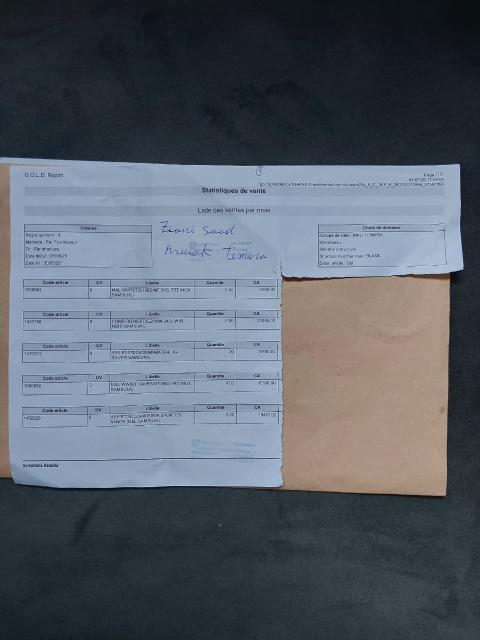
#> input picture WhatsApp Image 2026-07-16 at 12.10.41 PM.jpeg, 960 x 1280 px (shown at 1/2 size); its folder holds only this picture in this run
$ python -i preprocess.py   (imports and definitions only)
#> lines starting #> are read from the running program, lines starting #| are printed output that depends on the picture; after the words box and inside, x2 and y2 are one past the last pixel; in counts of white or black regions, pixels touching at a corner belong together
### attendance_extractor/utils.py
"""
Small shared helpers: logging, filesystem, text normalisation and validation.

Keeping these here avoids circular imports between the pipeline stages and
gives every module one place to reach for common primitives.
"""

from __future__ import annotations

import logging
import os
import re
import unicodedata
from datetime import date
from typing import Optional

from config import (
    DATE_RE,
    DAYS_IN_MONTH,
    FRENCH_MONTHS,
    HOUR_LOOSE,
    HOUR_STRICT,
    OFF_TOKENS,
    SUPPORTED_EXTENSIONS,
)


def get_logger(name: str = "attendance") -> logging.Logger:
    """Return a module logger with a single stream handler."""
    logger = logging.getLogger(name)
    if not logger.handlers:
        handler = logging.StreamHandler()
        handler.setFormatter(
            logging.Formatter("%(asctime)s [%(levelname)s] %(message)s", "%H:%M:%S")
        )
        logger.addHandler(handler)
        logger.setLevel(logging.INFO)
    return logger


def ensure_dir(path: str) -> None:
    os.makedirs(path, exist_ok=True)


# [19 lines left out: functions list_images, strip_accents, not called in this run]


def normalize_label(text: str) -> str:
    """Lower-case, de-accent and squeeze whitespace for label comparison."""
    return re.sub(r"\s+", " ", strip_accents(text).lower()).strip(" :\t")


def clean_text(text: str) -> str:
    """Collapse internal whitespace and trim; keep original casing."""
    return re.sub(r"\s+", " ", (text or "").strip())


# --------------------------------------------------------------------------- #
# Cell value validation / normalisation
# --------------------------------------------------------------------------- #
# [36 lines left out: function normalize_hour, not called in this run]


# Letter -> digit map for the common OCR confusions on handwritten hours.
_HOUR_DIGIT_FIX = str.maketrans({
    "O": "0", "o": "0", "Q": "0", "D": "0",
    "l": "1", "I": "1", "|": "1", "i": "1",
    "S": "5", "s": "5", "B": "8", "Z": "2", "z": "2", "g": "9",
})


# [53 lines left out: functions _fix_hour_digits, normalize_date, month_from_text, days_in_month, build_date, not called in this run]

### attendance_extractor/preprocess.py
"""
OpenCV preprocessing: resize, deskew, denoise and contrast-enhance a scanned
attendance sheet before table detection and OCR.

Two products are returned for every image:
  * a clean *binary* image tuned for morphology / line detection, and
  * a contrast-enhanced *grayscale* image tuned for OCR legibility.

An extra `enhance_for_retry()` applies heavier cleaning for the low-confidence
re-OCR path.
"""

from __future__ import annotations

import cv2
import numpy as np

from config import (
    CLAHE_CLIP_LIMIT,
    CLAHE_TILE_GRID,
    DESKEW_MAX_ANGLE,
    DESKEW_MIN_ANGLE,
    WORK_MAX_EDGE,
)
from utils import get_logger

logger = get_logger()


def load_image(path: str) -> np.ndarray:
    """Read an image from disk as BGR, raising on failure."""
    img = cv2.imread(path, cv2.IMREAD_COLOR)
    if img is None:
        raise ValueError(f"Could not read image: {path}")
    return img


def resize_to_work(img: np.ndarray) -> tuple[np.ndarray, float]:
    """Scale so the longest edge is WORK_MAX_EDGE. Returns (image, scale)."""
    h, w = img.shape[:2]
    longest = max(h, w)
    if longest <= WORK_MAX_EDGE:
        return img.copy(), 1.0
    scale = WORK_MAX_EDGE / longest
    resized = cv2.resize(
        img, (int(round(w * scale)), int(round(h * scale))),
        interpolation=cv2.INTER_AREA,
    )
    return resized, scale


def _estimate_skew_angle(gray: np.ndarray) -> float:
    """Estimate the page skew (degrees) from the dominant near-horizontal lines.

    Uses the Hough transform on edges and takes the median angle of lines that
    are close to horizontal — table rules make this robust for forms.
    """
    edges = cv2.Canny(gray, 50, 150, apertureSize=3)
    lines = cv2.HoughLinesP(
        edges, 1, np.pi / 180, threshold=200,
        minLineLength=gray.shape[1] // 4, maxLineGap=20,
    )
    if lines is None:
        return 0.0

    angles = []
    for x1, y1, x2, y2 in lines[:, 0]:
        angle = np.degrees(np.arctan2(y2 - y1, x2 - x1))
        if abs(angle) < 45:  # near-horizontal rules only
            angles.append(angle)
    if not angles:
        return 0.0
    return float(np.median(angles))


def deskew(gray: np.ndarray, color: np.ndarray) -> tuple[np.ndarray, np.ndarray, float]:
    """Rotate both images to level the page if skew is within a sane range."""
    angle = _estimate_skew_angle(gray)
    if abs(angle) < DESKEW_MIN_ANGLE or abs(angle) > DESKEW_MAX_ANGLE:
        return gray, color, 0.0

    h, w = gray.shape[:2]
    matrix = cv2.getRotationMatrix2D((w / 2, h / 2), angle, 1.0)
    flags = cv2.INTER_CUBIC
    border = cv2.BORDER_REPLICATE
    gray_r = cv2.warpAffine(gray, matrix, (w, h), flags=flags, borderMode=border)
    color_r = cv2.warpAffine(color, matrix, (w, h), flags=flags, borderMode=border)
    logger.info("Deskewed by %.2f degrees", angle)
    return gray_r, color_r, angle


def enhance_contrast(gray: np.ndarray) -> np.ndarray:
    """Adaptive histogram equalisation (CLAHE) for even, legible strokes."""
    clahe = cv2.createCLAHE(clipLimit=CLAHE_CLIP_LIMIT, tileGridSize=CLAHE_TILE_GRID)
    return clahe.apply(gray)


def binarize(gray: np.ndarray) -> np.ndarray:
    """Adaptive threshold producing black ink on white — good for line finding."""
    denoised = cv2.fastNlMeansDenoising(gray, h=10)
    binary = cv2.adaptiveThreshold(
        denoised, 255, cv2.ADAPTIVE_THRESH_GAUSSIAN_C,
        cv2.THRESH_BINARY, 31, 15,
    )
    return binary


def preprocess(path: str) -> dict:
    """Full preprocessing for one sheet.

    Returns a dict with:
      color   : deskewed BGR working image
      gray    : contrast-enhanced grayscale (for OCR)
      binary  : black-on-white adaptive threshold (for table detection)
      scale   : working->original scale factor (to map coords back if needed)
      angle   : applied deskew angle
    """
    original = load_image(path)
#> in load_image, img is the input picture: shape (1280, 960, 3); mean B, G, R 104.9, 94.6, 86.8
    color, scale = resize_to_work(original)
#> scale = 1
    gray = cv2.cvtColor(color, cv2.COLOR_BGR2GRAY)
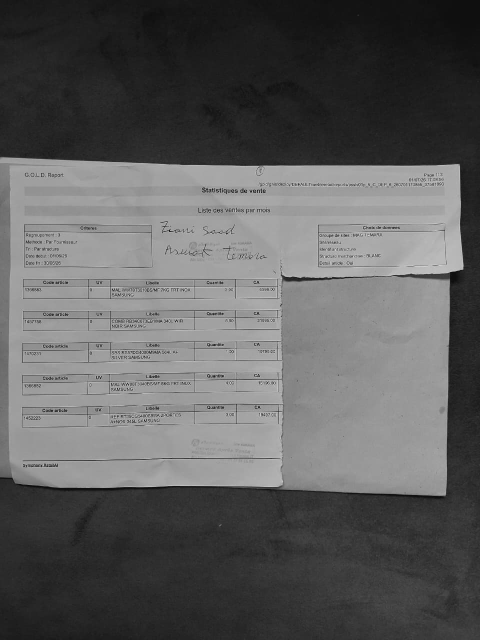
#> gray: shape (1280, 960) (shown at 1/2 size); min 1, max 243, mean 93.4

    gray, color, angle = deskew(gray, color)
#> in _estimate_skew_angle, `edges = cv2.Canny(gray, 50, 150, apertureSize=3)`:
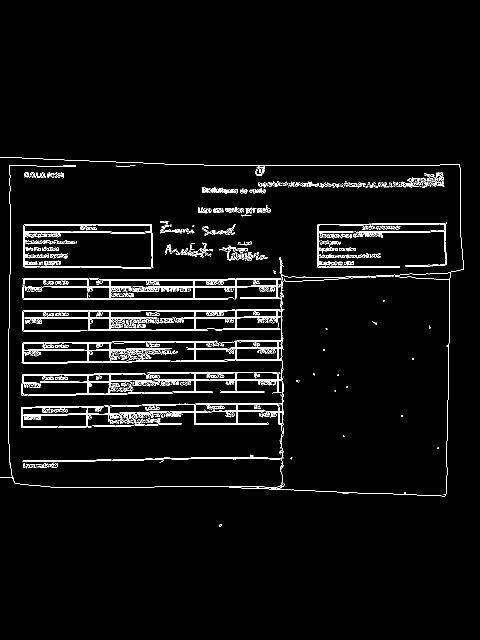
#> edges: shape (1280, 960) (shown at 1/2 size); 3.4% white in thin lines or dots, all inside (x1, y1, x2, y2) = (0, 314, 928, 1054)
#> in _estimate_skew_angle, `lines = cv2.HoughLinesP( edges, 1, np.pi / 180, threshold=200, minLine..`: lines = 14 rows, first 6: [45, 596, 472, 596], [46, 598, 469, 598], [46, 621, 311, 621], [45, 635, 313, 635], [209, 788, 477, 784], [895, 824, 900, 544]
#> the loop in _estimate_skew_angle, `for x1, y1, x2, y2 in lines[:, 0]:` made 14 passes
#> (x1, y1, x2, y2, angle) on passes 1 to 12: (45, 596, 472, 596, 0), (46, 598, 469, 598, 0), (46, 621, 311, 621, 0), (45, 635, 313, 635, 0), (209, 788, 477, 784, -0.855), (895, 824, 900, 544, -88.98), (45, 637, 333, 637, 0), (201, 560, 472, 560, 0), (78, 751, 335, 747, -0.892), (177, 558, 471, 558, 0), (629, 555, 895, 546, -1.94), (44, 750, 332, 745, -0.995)
#> after the loop in _estimate_skew_angle, `for x1, y1, x2, y2 in lines[:, 0]:`: angles = [0, 0, 0, 0, -0.855, 0, 0, -0.892, 0, -1.94, -0.995, 2.14, -1.16]
#> in deskew, `angle = _estimate_skew_angle(gray)`: angle = 0
#> angle = 0
    gray_eq = enhance_contrast(gray)
#> in enhance_contrast, `return clahe.apply(gray)`:
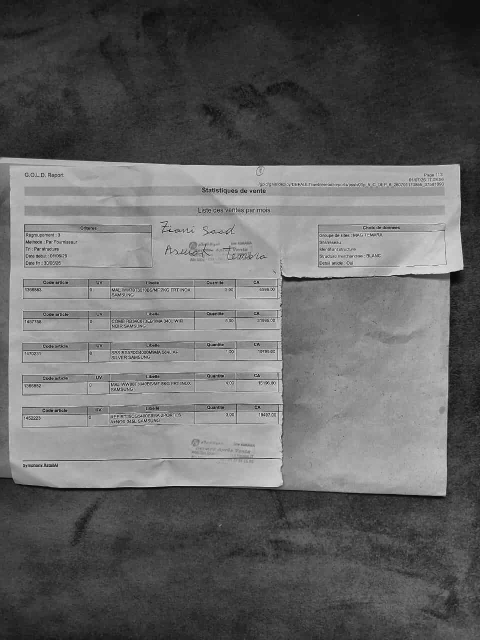
#> returned value: shape (1280, 960) (shown at 1/2 size); min 1, max 247, mean 101.1
    binary = binarize(gray_eq)
#> in binarize, `binary = cv2.adaptiveThreshold( denoised, 255, cv2.ADAPTIVE_THRESH_GAU..`:
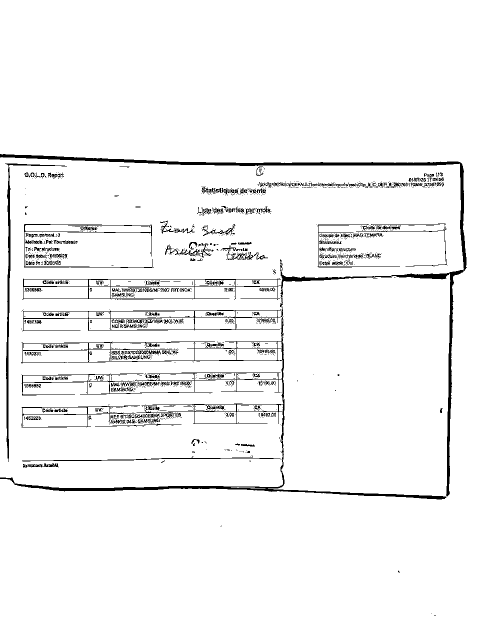
#> binary: shape (1280, 960) (shown at 1/2 size); 95.6% white; 1887 black regions (1554 under 20 px), largest, box (x1, y1, x2, y2) and area: (0, 308, 934, 999) 24695, (10, 327, 134, 924) 2668, (46, 557, 562, 600) 2117

    return {
        "color": color,
        "gray": gray_eq,
        "binary": binary,
        "scale": scale,
        "angle": angle,
    }


def enhance_for_retry(cell_gray: np.ndarray) -> np.ndarray:
    """Heavier cleaning for a single low-confidence cell before re-OCR.

    Upscales, sharpens and Otsu-binarises the crop — this often recovers faint
    handwriting that the first pass under-reads.
    """
    if cell_gray.size == 0:
        return cell_gray
    scaled = cv2.resize(cell_gray, None, fx=2.0, fy=2.0, interpolation=cv2.INTER_CUBIC)
    blur = cv2.GaussianBlur(scaled, (0, 0), 3)
    sharp = cv2.addWeighted(scaled, 1.5, blur, -0.5, 0)
    _, otsu = cv2.threshold(sharp, 0, 255, cv2.THRESH_BINARY + cv2.THRESH_OTSU)
    return otsu

>>> result = preprocess('../WhatsApp Image 2026-07-16 at 12.10.41 PM.jpeg')
#> result = 5 items
